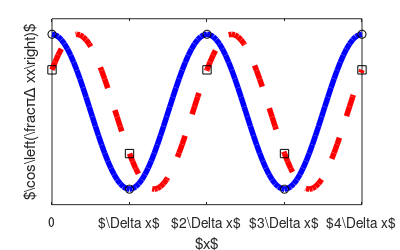
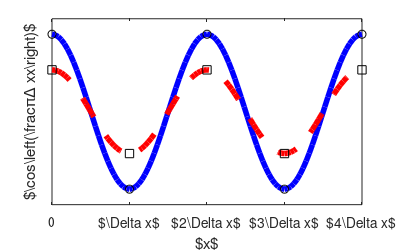

Source code (MATLAB) for these figures, in order:
close all

if 0
	figure('papersize',[4 3],'paperposition',[0 0 4 3])
	x=linspace(0,pi,101);
	h=plot(x,x,x,sin(x),x,4/3*sin(x)-1/6*sin(2*x));
	set(h,'linewidth',4)
	xlim([0 pi]),ylim([0,pi])
	set(gca,'xtick',(0:4)*pi/4,'xticklabel',{'0','$\\pi/4$','$\\pi/2$','$3\\pi/4$','$\\pi$'},'ytick',(0:2)*pi/2,'yticklabel',{'0','$\\pi/2$','$\\pi$'})
	xlabel('$k\Delta x$')
	ylabel('$\omega/c$')
	legend('Analytic','2nd order','4th order')
	print('-depslatex','scalfreq.tex')
	close
end

if 0
	figure('papersize',[4 3],'paperposition',[0 0 4 3])
	x=linspace(0,pi,101);
	h=plot(x,x.^0,x,sin(x)./x,x,(4/3*sin(x)-1/6*sin(2*x))./x);
	set(h,'linewidth',4)
	xlim([0 pi]),ylim([0,1.1])
	set(gca,'xtick',(0:4)*pi/4,'xticklabel',{'0','$\\pi/4$','$\\pi/2$','$3\\pi/4$','$\\pi$'},'ytick',(0:1),'yticklabel',{'0','$c$'})
	xlabel('$k\Delta x$')
	ylabel('$\omega/k$')
	legend('Analytic','2nd order','4th order')
	print('-depslatex','phasespeed.tex')
	close
end

if 0
	figure('papersize',[4 3],'paperposition',[0 0 4 3])
	x=linspace(0,pi,101);
	h=plot(x,x.^0,x,cos(x),x,4/3*cos(x)-1/3*cos(2*x));
	set(h,'linewidth',4)
	xlim([0 pi]),ylim([-2,1.1])
	set(gca,'xtick',(0:4)*pi/4,'xticklabel',{'0','$\\pi/4$','$\\pi/2$','$3\\pi/4$','$\\pi$'},'ytick',(-2:1),'yticklabel',{'$-2c$','$-c$','0','$c$'})
	xlabel('$k\Delta x$')
	ylabel('$\partial\omega/\partial k$')
	legend('Analytic','2nd order','4th order')
	print('-depslatex','groupvelocity.tex')
	close
end

if 1
	figure('papersize',[4 2.5],'paperposition',[0 0 4 2.5])
	x=linspace(0,4*pi,101);
	plot(x,cos(x),'linewidth',4,'color','b','linestyle','-');
	line(x,cos(x-1),'linewidth',4,'color','r','linestyle','--');
	xx=(0:4)*pi;
	line(xx,cos(xx),'linestyle','none','marker','o','color','k','markersize',6)
	line(xx,cos(xx-1),'linestyle','none','marker','s','color','k','markersize',6)
	xlim([0 4*pi+.001]),ylim([-1.2,1.2])
	set(gca,'xtick',(0:4)*pi,'xticklabel',{'0','$\\Delta x$','$2\\Delta x$','$3\\Delta x$','$4\\Delta x$'},'ytick',[])
	xlabel('$x$')
	ylabel('$\cos\left(\frac{\pi}{\Delta x}x\right)$')
	print('-depslatex','-dashed','phase2dx_1.tex')
	close

	figure('papersize',[4 2.5],'paperposition',[0 0 4 2.5])
	x=linspace(0,4*pi,101);
	plot(x,cos(x),'linewidth',4,'color','b','linestyle','-');
	line(x,cos(x(1)-1)*cos(x),'linewidth',4,'color','r','linestyle','--');
	xx=(0:4)*pi;
	line(xx,cos(xx),'linestyle','none','marker','o','color','k','markersize',6)
	line(xx,cos(xx-1),'linestyle','none','marker','s','color','k','markersize',6)
	xlim([0 4*pi+.001]),ylim([-1.2,1.2])
	set(gca,'xtick',(0:4)*pi,'xticklabel',{'0','$\\Delta x$','$2\\Delta x$','$3\\Delta x$','$4\\Delta x$'},'ytick',[])
	xlabel('$x$')
	ylabel('$\cos\left(\frac{\pi}{\Delta x}x\right)$')
	print('-depslatex','-dashed','phase2dx_2.tex')
	close
end

if 0
	% spike test
	c=1;
	dx=1;
	dt=1;
	nt=5;
	nx=32;
	
	x=(0:nx-1)*dx;
	k=[0:nx/2-1,-nx/2:-1]*2*pi/(nx*dx);
	%k=[0:(nx-1)/2,-(nx-1)/2:-1]*2*pi/(nx*dx);
	y0=zeros(1,nx);y0(15)=1;
	Y0=fft(y0);
	% exact
	we=c*k;
	ye=real(ifft(Y0.*exp(-i*we*nt*dt)));
	% 1s
	w=c/(i*dx)*(1-exp(-i*k*dx));
	y1s=real(ifft(Y0.*exp(-i*w*nt*dt)));
	% 2c
	w=c*sin(k*dx)/dx;
	y2c=real(ifft(Y0.*exp(-i*w*nt*dt)));
	% 3s
	w=c/dx*(4/3*sin(k*dx)-1/6*sin(2*k*dx)-i/3*(1-cos(k*dx)).^2);
	y3s=real(ifft(Y0.*exp(-i*w*nt*dt)));
	% 4c
	w=c*(4/3*sin(k*dx)-1/6*sin(2*k*dx))/dx;
	y4c=real(ifft(Y0.*exp(-i*w*nt*dt)));
	
	% figure for centered schemes
	figure('papersize',[4 2.5],'paperposition',[0 0 4 2.5])
	h=plot(x,ye,x,y2c,x,y4c);
	set(h,'linewidth',4);
	xlim(x([1,end]))
	set(gca,'xtick',x,'xticklabel',{''},'ytick',[])
	legend('exact','2-c','4-c')
	print('-depslatex','spike_c.tex')
	close

	% figure for decentered schemes
	figure('papersize',[4 2.5],'paperposition',[0 0 4 2.5])
	h=plot(x,ye,x,y1s,x,y3s);
	set(h,'linewidth',4);
	xlim(x([1,end]))
	set(gca,'xtick',x,'xticklabel',{''},'ytick',[])
	legend('exact','1-s','3-s')
	print('-depslatex','spike_s.tex')
	close
	
end

if 0
	% spike test
	c=1;
	dx=1;
	dt=1;
	nt=5;
	nx=30;
	
	x=(0:nx-1)*dx;
	k=[0:nx/2-1,-nx/2:-1]*2*pi/(nx*dx);
	%k=[0:(nx-1)/2,-(nx-1)/2:-1]*2*pi/(nx*dx);
	y0=cos(2*pi*x/(10*dx))+sin(2*pi*x/(7.5*dx));
	Y0=fft(y0);
	% exact
	we=c*k;
	ye=real(ifft(Y0.*exp(-i*we*nt*dt)));
	% 1s
	w=c/(i*dx)*(1-exp(-i*k*dx));
	y1s=real(ifft(Y0.*exp(-i*w*nt*dt)));
	% 2c
	w=c*sin(k*dx)/dx;
	y2c=real(ifft(Y0.*exp(-i*w*nt*dt)));
	% 3s
	w=c/dx*(4/3*sin(k*dx)-1/6*sin(2*k*dx)-i/3*(1-cos(k*dx)).^2);
	y3s=real(ifft(Y0.*exp(-i*w*nt*dt)));
	% 4c
	w=c*(4/3*sin(k*dx)-1/6*sin(2*k*dx))/dx;
	y4c=real(ifft(Y0.*exp(-i*w*nt*dt)));
	
	% figure for centered schemes
	figure('papersize',[4 2.5],'paperposition',[0 0 4 2.5])
	h=plot(x,ye,x,y1s,x,y2c,x,y3s,x,y4c);
	set(h,'linewidth',4);
	xlim(x([1,end]))
	set(gca,'xtick',x,'xticklabel',{''},'ytick',[])
	legend('exact','1-s','2-c','3-s','4-c')
	print('-depslatex','two_wave.tex')
	close
	
end
